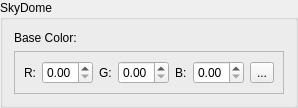
         <widget class="QGroupBox" name="skyDomeGroupBox">
          <property name="title">
           <string>SkyDome</string>
          </property>
          <layout class="QGridLayout" name="gridLayout_28">
           <item row="0" column="0">
            <widget class="QLabel" name="label_98">
             <property name="text">
              <string>Base Color:</string>
             </property>
            </widget>
           </item>
           <item row="1" column="0">
            <widget class="QFrame" name="frame_12">
             <property name="frameShape">
              <enum>QFrame::StyledPanel</enum>
             </property>
             <property name="frameShadow">
              <enum>QFrame::Plain</enum>
             </property>
             <layout class="QHBoxLayout" name="horizontalLayout_11">
              <item>
               <widget class="QLabel" name="label_95">
                <property name="text">
                 <string>R:</string>
                </property>
               </widget>
              </item>
              <item>
               <widget class="QDoubleSpinBox" name="skyDomeRedEdit">
                <property name="maximum">
                 <double>1.000000000000000</double>
                </property>
                <property name="singleStep">
                 <double>0.100000000000000</double>
                </property>
               </widget>
              </item>
              <item>
               <widget class="QLabel" name="label_96">
                <property name="text">
                 <string>G:</string>
                </property>
               </widget>
              </item>
              <item>
               <widget class="QDoubleSpinBox" name="skyDomeGreenEdit">
                <property name="maximum">
                 <double>1.000000000000000</double>
                </property>
                <property name="singleStep">
                 <double>0.100000000000000</double>
                </property>
               </widget>
              </item>
              <item>
               <widget class="QLabel" name="label_97">
                <property name="text">
                 <string>B:</string>
                </property>
               </widget>
              </item>
              <item>
               <widget class="QDoubleSpinBox" name="skyDomeBlueEdit">
                <property name="maximum">
                 <double>1.000000000000000</double>
                </property>
                <property name="singleStep">
                 <double>0.100000000000000</double>
                </property>
               </widget>
              </item>
              <item>
               <widget class="QToolButton" name="skyDomeColorButton">
                <property name="text">
                 <string>...</string>
                </property>
               </widget>
              </item>
             </layout>
            </widget>
           </item>
          </layout>
         </widget>
